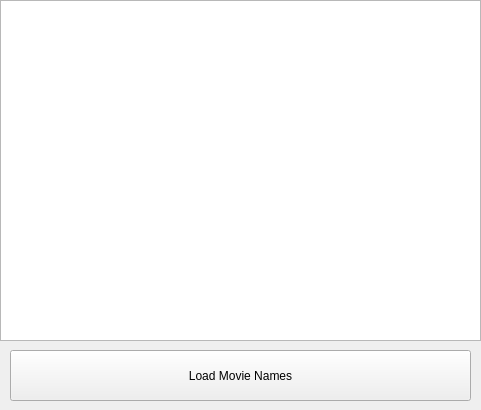
<?xml version="1.0" encoding="UTF-8"?>
<ui version="4.0">
 <class>MovieNameForm</class>
 <widget class="QWidget" name="MovieNameForm">
  <property name="geometry">
   <rect>
    <x>0</x>
    <y>0</y>
    <width>481</width>
    <height>410</height>
   </rect>
  </property>
  <property name="minimumSize">
   <size>
    <width>481</width>
    <height>410</height>
   </size>
  </property>
  <property name="maximumSize">
   <size>
    <width>481</width>
    <height>16777215</height>
   </size>
  </property>
  <property name="windowTitle">
   <string>Movie Names List</string>
  </property>
  <widget class="QListView" name="listView">
   <property name="geometry">
    <rect>
     <x>0</x>
     <y>0</y>
     <width>481</width>
     <height>341</height>
    </rect>
   </property>
   <property name="minimumSize">
    <size>
     <width>481</width>
     <height>341</height>
    </size>
   </property>
   <property name="maximumSize">
    <size>
     <width>481</width>
     <height>341</height>
    </size>
   </property>
  </widget>
  <widget class="QPushButton" name="loadMovieNamesButton">
   <property name="geometry">
    <rect>
     <x>10</x>
     <y>350</y>
     <width>461</width>
     <height>51</height>
    </rect>
   </property>
   <property name="text">
    <string>Load Movie Names</string>
   </property>
  </widget>
 </widget>
 <resources/>
 <connections/>
</ui>
